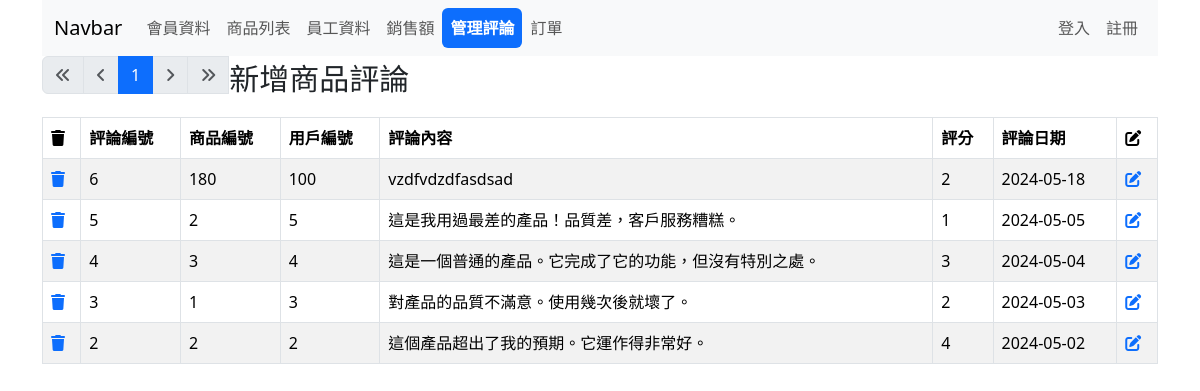
The page /list5.php on the database its author committed.
### tables this page shows
CREATE TABLE `productreviews` (
  `sid` int NOT NULL AUTO_INCREMENT,
  `product_id` int NOT NULL,
  `user_id` int NOT NULL,
  `review_text` text NOT NULL,
  `rating` int NOT NULL,
  `review_date` date NOT NULL,
  PRIMARY KEY (`sid`),
  CONSTRAINT `productreviews_chk_1` CHECK ((`rating` between 1 and 5))
);

### list5.php (the view, shortened to what this page needs)
<?php
require __DIR__ . '/config/pdo-connect.php';
$pageName = 'ab_list5';
$t_sql = "SELECT COUNT(1) FROM ProductReviews";
$perPage = 25;
$page = isset($_GET['page']) ? intval($_GET['page']) : 1;
$totalRows = $pdo->query($t_sql)->fetch(PDO::FETCH_NUM)[0];
$totalPages = 0;
$rows = [];
if ($totalRows > 0) {
  $totalPages = ceil($totalRows / $perPage);
  $sql = sprintf(
    "SELECT * FROM ProductReviews  ORDER BY sid DESC LIMIT %s, %s",
    ($page - 1) * $perPage,
    $perPage
  );
  $rows = $pdo->query($sql)->fetchAll();
}
?>
<?php include __DIR__ . '/parts/html-head.php' ?>
<?php include __DIR__ . '/parts/navbar.php' ?>
<div class="container">
  <div class="row">
    <div class="col">
      <nav aria-label="Page navigation example">
        <ul class="pagination">
          <li class="page-item <?= $page == 1 ? 'disabled' : '' ?>">
            <a class="page-link" href="?page=1">
              <i class="fa-solid fa-angles-left"></i>
            </a>
          </li>
          <li class="page-item <?= $page == 1 ? 'disabled' : '' ?>">
            <a class="page-link" href="?page=<?= $page - 1 ?>">
              <i class="fa-solid fa-angle-left"></i>
            </a>
          </li>
          <?php for ($i = $page - 5; $i <= $page + 5; $i++) :
            if ($i >= 1 and $i <= $totalPages) :
          ?>
              <li class="page-item <?= $page == $i ? 'active' : '' ?>">
                <a class="page-link" href="?page=<?= $i ?>"><?= $i ?></a>
              </li>
          <?php endif;
          endfor; ?>
          <li class="page-item <?= $page == $totalPages ? 'disabled' : '' ?>">
            <a class="page-link" href="?page=<?= $page + 1 ?>">
              <i class="fa-solid fa-angle-right"></i>
            </a>
          </li>
          <li class="page-item <?= $page == $totalPages ? 'disabled' : '' ?>">
            <a class="page-link" href="?page=<?= $totalPages ?>">
              <i class="fa-solid fa-angles-right"></i>
            </a>
          </li>
          <a class="nav-link aclass<?= $pageName === 'product_reviews_add' ? 'active' : '' ?>" href="add-productreviews.php">新增商品評論</a>
        </ul>
      </nav>
    </div>
  </div>
  <div class="row">
    <div class="col">
      <table class="table table-bordered table-striped">
        <thead>
          <tr>
            <th><i class="fa-solid fa-trash"></i></th>
            <th>評論編號</th>
            <th>商品編號</th>
            <th>用戶編號</th>
            <th>評論內容</th>
            <th>評分</th>
            <th>評論日期</th>
            <th><i class="fa-solid fa-pen-to-square"></i></th>
          </tr>
        </thead>
        <tbody>
          <?php foreach ($rows as $r) : ?>
            <tr>
              <td>
                <a href="javascript: deleteOne(<?= $r['sid'] ?>)">
                  <i class="fa-solid fa-trash"></i>
                </a>
              </td>
              <td><?= $r['sid'] ?></td>
              <td><?= $r['product_id'] ?></td>
              <td><?= $r['user_id'] ?></td>
              <td><?= $r['review_text'] ?></td>
              <td><?= $r['rating'] ?></td>
              <td><?= $r['review_date'] ?></td>
              <td>
                <a href="edit-productreviews.php?sid=<?= $r['sid'] ?>">
                  <i class="fa-solid fa-pen-to-square"></i>
                </a>
              </td>
            </tr>
          <?php endforeach ?>
        </tbody>
      </table>
    </div>
  </div>
</div>
<?php include __DIR__ . '/parts/html-foot.php' ?>

### list5.php (style rules this page uses)
.aclass { font-size: 30px; }

### rows shown on the page
productreviews: sid "6", product "180", user "100", review_text "vzdfvdzdfasdsad", rating "2", review_date "2024-05-18"
productreviews: sid "5", product "2", user "5", review_text "這是我用過最差的產品！品質差，客戶服務糟糕。", rating "1", review_date "2024-05-05"
productreviews: sid "4", product "3", user "4", review_text "這是一個普通的產品。它完成了它的功能，但沒有特別之處。", rating "3", review_date "2024-05-04"
productreviews: sid "3", product "1", user "3", review_text "對產品的品質不滿意。使用幾次後就壞了。", rating "2", review_date "2024-05-03"
productreviews: sid "2", product "2", user "2", review_text "這個產品超出了我的預期。它運作得非常好。", rating "4", review_date "2024-05-02"
